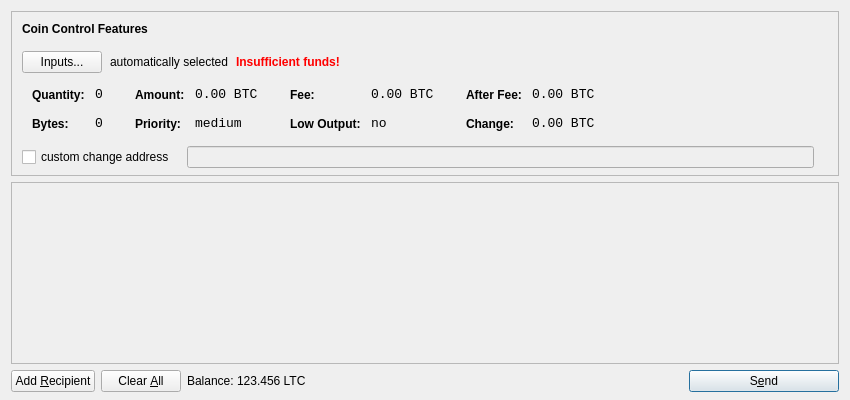
<?xml version="1.0" encoding="UTF-8"?>
<ui version="4.0">
 <class>SendCoinsDialog</class>
 <widget class="QDialog" name="SendCoinsDialog">
  <property name="geometry">
   <rect>
    <x>0</x>
    <y>0</y>
    <width>850</width>
    <height>400</height>
   </rect>
  </property>
  <property name="windowTitle">
   <string>Send Coins</string>
  </property>
  <layout class="QVBoxLayout" name="verticalLayout" stretch="0,1,0">
   <property name="bottomMargin">
    <number>8</number>
   </property>
   <item>
    <widget class="QFrame" name="frameCoinControl">
     <property name="sizePolicy">
      <sizepolicy hsizetype="Expanding" vsizetype="Expanding">
       <horstretch>0</horstretch>
       <verstretch>0</verstretch>
      </sizepolicy>
     </property>
     <property name="maximumSize">
      <size>
       <width>16777215</width>
       <height>16777215</height>
      </size>
     </property>
     <property name="frameShape">
      <enum>QFrame::StyledPanel</enum>
     </property>
     <property name="frameShadow">
      <enum>QFrame::Sunken</enum>
     </property>
     <layout class="QVBoxLayout" name="verticalLayoutCoinControl2">
      <property name="spacing">
       <number>-1</number>
      </property>
      <property name="leftMargin">
       <number>0</number>
      </property>
      <property name="topMargin">
       <number>0</number>
      </property>
      <property name="rightMargin">
       <number>0</number>
      </property>
      <property name="bottomMargin">
       <number>6</number>
      </property>
      <item>
       <layout class="QVBoxLayout" name="verticalLayoutCoinControl" stretch="0,0,0,0,1">
        <property name="spacing">
         <number>0</number>
        </property>
        <property name="leftMargin">
         <number>10</number>
        </property>
        <property name="topMargin">
         <number>10</number>
        </property>
        <item>
         <layout class="QHBoxLayout" name="horizontalLayoutCoinControl1">
          <property name="bottomMargin">
           <number>15</number>
          </property>
          <item>
           <widget class="QLabel" name="labelCoinControlFeatures">
            <property name="sizePolicy">
             <sizepolicy hsizetype="Preferred" vsizetype="Maximum">
              <horstretch>0</horstretch>
              <verstretch>0</verstretch>
             </sizepolicy>
            </property>
            <property name="font">
             <font>
              <weight>75</weight>
              <bold>true</bold>
             </font>
            </property>
            <property name="styleSheet">
             <string notr="true">font-weight:bold;</string>
            </property>
            <property name="text">
             <string>Coin Control Features</string>
            </property>
           </widget>
          </item>
         </layout>
        </item>
        <item>
         <layout class="QHBoxLayout" name="horizontalLayoutCoinControl2" stretch="0,0,0,0">
          <property name="spacing">
           <number>8</number>
          </property>
          <property name="bottomMargin">
           <number>10</number>
          </property>
          <item>
           <widget class="QPushButton" name="pushButtonCoinControl">
            <property name="styleSheet">
             <string notr="true"/>
            </property>
            <property name="text">
             <string>Inputs...</string>
            </property>
           </widget>
          </item>
          <item>
           <widget class="QLabel" name="labelCoinControlAutomaticallySelected">
            <property name="text">
             <string>automatically selected</string>
            </property>
            <property name="margin">
             <number>5</number>
            </property>
           </widget>
          </item>
          <item>
           <widget class="QLabel" name="labelCoinControlInsuffFunds">
            <property name="font">
             <font>
              <weight>75</weight>
              <bold>true</bold>
             </font>
            </property>
            <property name="styleSheet">
             <string notr="true">color:red;font-weight:bold;</string>
            </property>
            <property name="text">
             <string>Insufficient funds!</string>
            </property>
            <property name="margin">
             <number>5</number>
            </property>
           </widget>
          </item>
          <item>
           <spacer name="horizontalSpacerCoinControl">
            <property name="orientation">
             <enum>Qt::Horizontal</enum>
            </property>
            <property name="sizeHint" stdset="0">
             <size>
              <width>40</width>
              <height>1</height>
             </size>
            </property>
           </spacer>
          </item>
         </layout>
        </item>
        <item>
         <widget class="QWidget" name="widgetCoinControl" native="true">
          <property name="sizePolicy">
           <sizepolicy hsizetype="Preferred" vsizetype="Preferred">
            <horstretch>0</horstretch>
            <verstretch>0</verstretch>
           </sizepolicy>
          </property>
          <property name="minimumSize">
           <size>
            <width>0</width>
            <height>0</height>
           </size>
          </property>
          <property name="styleSheet">
           <string notr="true"/>
          </property>
          <layout class="QHBoxLayout" name="horizontalLayoutCoinControl5">
           <property name="margin">
            <number>0</number>
           </property>
           <item>
            <layout class="QHBoxLayout" name="horizontalLayoutCoinControl3" stretch="0,0,0,1">
             <property name="spacing">
              <number>20</number>
             </property>
             <property name="topMargin">
              <number>0</number>
             </property>
             <property name="bottomMargin">
              <number>10</number>
             </property>
             <item>
              <layout class="QFormLayout" name="formLayoutCoinControl1">
               <property name="horizontalSpacing">
                <number>10</number>
               </property>
               <property name="verticalSpacing">
                <number>14</number>
               </property>
               <property name="leftMargin">
                <number>10</number>
               </property>
               <property name="topMargin">
                <number>4</number>
               </property>
               <property name="rightMargin">
                <number>6</number>
               </property>
               <item row="0" column="0">
                <widget class="QLabel" name="labelCoinControlQuantityText">
                 <property name="styleSheet">
                  <string notr="true">font-weight:bold;</string>
                 </property>
                 <property name="text">
                  <string>Quantity:</string>
                 </property>
                 <property name="margin">
                  <number>0</number>
                 </property>
                </widget>
               </item>
               <item row="0" column="1">
                <widget class="QLabel" name="labelCoinControlQuantity">
                 <property name="font">
                  <font>
                   <family>Monospace</family>
                   <pointsize>10</pointsize>
                  </font>
                 </property>
                 <property name="cursor">
                  <cursorShape>IBeamCursor</cursorShape>
                 </property>
                 <property name="contextMenuPolicy">
                  <enum>Qt::ActionsContextMenu</enum>
                 </property>
                 <property name="text">
                  <string notr="true">0</string>
                 </property>
                 <property name="margin">
                  <number>0</number>
                 </property>
                 <property name="textInteractionFlags">
                  <set>Qt::LinksAccessibleByMouse|Qt::TextSelectableByKeyboard|Qt::TextSelectableByMouse</set>
                 </property>
                </widget>
               </item>
               <item row="1" column="0">
                <widget class="QLabel" name="labelCoinControlBytesText">
                 <property name="styleSheet">
                  <string notr="true">font-weight:bold;</string>
                 </property>
                 <property name="text">
                  <string>Bytes:</string>
                 </property>
                </widget>
               </item>
               <item row="1" column="1">
                <widget class="QLabel" name="labelCoinControlBytes">
                 <property name="font">
                  <font>
                   <family>Monospace</family>
                   <pointsize>10</pointsize>
                  </font>
                 </property>
                 <property name="cursor">
                  <cursorShape>IBeamCursor</cursorShape>
                 </property>
                 <property name="contextMenuPolicy">
                  <enum>Qt::ActionsContextMenu</enum>
                 </property>
                 <property name="text">
                  <string notr="true">0</string>
                 </property>
                 <property name="textInteractionFlags">
                  <set>Qt::LinksAccessibleByMouse|Qt::TextSelectableByKeyboard|Qt::TextSelectableByMouse</set>
                 </property>
                </widget>
               </item>
              </layout>
             </item>
             <item>
              <layout class="QFormLayout" name="formLayoutCoinControl2">
               <property name="horizontalSpacing">
                <number>10</number>
               </property>
               <property name="verticalSpacing">
                <number>14</number>
               </property>
               <property name="leftMargin">
                <number>6</number>
               </property>
               <property name="topMargin">
                <number>4</number>
               </property>
               <property name="rightMargin">
                <number>6</number>
               </property>
               <item row="0" column="0">
                <widget class="QLabel" name="labelCoinControlAmountText">
                 <property name="styleSheet">
                  <string notr="true">font-weight:bold;</string>
                 </property>
                 <property name="text">
                  <string>Amount:</string>
                 </property>
                 <property name="margin">
                  <number>0</number>
                 </property>
                </widget>
               </item>
               <item row="0" column="1">
                <widget class="QLabel" name="labelCoinControlAmount">
                 <property name="font">
                  <font>
                   <family>Monospace</family>
                   <pointsize>10</pointsize>
                  </font>
                 </property>
                 <property name="cursor">
                  <cursorShape>IBeamCursor</cursorShape>
                 </property>
                 <property name="contextMenuPolicy">
                  <enum>Qt::ActionsContextMenu</enum>
                 </property>
                 <property name="text">
                  <string notr="true">0.00 BTC</string>
                 </property>
                 <property name="textInteractionFlags">
                  <set>Qt::LinksAccessibleByMouse|Qt::TextSelectableByKeyboard|Qt::TextSelectableByMouse</set>
                 </property>
                </widget>
               </item>
               <item row="1" column="0">
                <widget class="QLabel" name="labelCoinControlPriorityText">
                 <property name="styleSheet">
                  <string notr="true">font-weight:bold;</string>
                 </property>
                 <property name="text">
                  <string>Priority:</string>
                 </property>
                </widget>
               </item>
               <item row="1" column="1">
                <widget class="QLabel" name="labelCoinControlPriority">
                 <property name="font">
                  <font>
                   <family>Monospace</family>
                   <pointsize>10</pointsize>
                  </font>
                 </property>
                 <property name="cursor">
                  <cursorShape>IBeamCursor</cursorShape>
                 </property>
                 <property name="contextMenuPolicy">
                  <enum>Qt::ActionsContextMenu</enum>
                 </property>
                 <property name="text">
                  <string>medium</string>
                 </property>
                 <property name="textInteractionFlags">
                  <set>Qt::LinksAccessibleByMouse|Qt::TextSelectableByKeyboard|Qt::TextSelectableByMouse</set>
                 </property>
                </widget>
               </item>
              </layout>
             </item>
             <item>
              <layout class="QFormLayout" name="formLayoutCoinControl3">
               <property name="horizontalSpacing">
                <number>10</number>
               </property>
               <property name="verticalSpacing">
                <number>14</number>
               </property>
               <property name="leftMargin">
                <number>6</number>
               </property>
               <property name="topMargin">
                <number>4</number>
               </property>
               <property name="rightMargin">
                <number>6</number>
               </property>
               <item row="0" column="0">
                <widget class="QLabel" name="labelCoinControlFeeText">
                 <property name="styleSheet">
                  <string notr="true">font-weight:bold;</string>
                 </property>
                 <property name="text">
                  <string>Fee:</string>
                 </property>
                 <property name="margin">
                  <number>0</number>
                 </property>
                </widget>
               </item>
               <item row="0" column="1">
                <widget class="QLabel" name="labelCoinControlFee">
                 <property name="font">
                  <font>
                   <family>Monospace</family>
                   <pointsize>10</pointsize>
                  </font>
                 </property>
                 <property name="cursor">
                  <cursorShape>IBeamCursor</cursorShape>
                 </property>
                 <property name="contextMenuPolicy">
                  <enum>Qt::ActionsContextMenu</enum>
                 </property>
                 <property name="text">
                  <string notr="true">0.00 BTC</string>
                 </property>
                 <property name="textInteractionFlags">
                  <set>Qt::LinksAccessibleByMouse|Qt::TextSelectableByKeyboard|Qt::TextSelectableByMouse</set>
                 </property>
                </widget>
               </item>
               <item row="1" column="0">
                <widget class="QLabel" name="labelCoinControlLowOutputText">
                 <property name="styleSheet">
                  <string notr="true">font-weight:bold;</string>
                 </property>
                 <property name="text">
                  <string>Low Output:</string>
                 </property>
                </widget>
               </item>
               <item row="1" column="1">
                <widget class="QLabel" name="labelCoinControlLowOutput">
                 <property name="font">
                  <font>
                   <family>Monospace</family>
                   <pointsize>10</pointsize>
                  </font>
                 </property>
                 <property name="cursor">
                  <cursorShape>IBeamCursor</cursorShape>
                 </property>
                 <property name="contextMenuPolicy">
                  <enum>Qt::ActionsContextMenu</enum>
                 </property>
                 <property name="text">
                  <string>no</string>
                 </property>
                 <property name="textInteractionFlags">
                  <set>Qt::LinksAccessibleByMouse|Qt::TextSelectableByKeyboard|Qt::TextSelectableByMouse</set>
                 </property>
                </widget>
               </item>
              </layout>
             </item>
             <item>
              <layout class="QFormLayout" name="formLayoutCoinControl4">
               <property name="horizontalSpacing">
                <number>10</number>
               </property>
               <property name="verticalSpacing">
                <number>14</number>
               </property>
               <property name="leftMargin">
                <number>6</number>
               </property>
               <property name="topMargin">
                <number>4</number>
               </property>
               <property name="rightMargin">
                <number>6</number>
               </property>
               <item row="0" column="0">
                <widget class="QLabel" name="labelCoinControlAfterFeeText">
                 <property name="styleSheet">
                  <string notr="true">font-weight:bold;</string>
                 </property>
                 <property name="text">
                  <string>After Fee:</string>
                 </property>
                 <property name="margin">
                  <number>0</number>
                 </property>
                </widget>
               </item>
               <item row="0" column="1">
                <widget class="QLabel" name="labelCoinControlAfterFee">
                 <property name="font">
                  <font>
                   <family>Monospace</family>
                   <pointsize>10</pointsize>
                  </font>
                 </property>
                 <property name="cursor">
                  <cursorShape>IBeamCursor</cursorShape>
                 </property>
                 <property name="contextMenuPolicy">
                  <enum>Qt::ActionsContextMenu</enum>
                 </property>
                 <property name="text">
                  <string notr="true">0.00 BTC</string>
                 </property>
                 <property name="textInteractionFlags">
                  <set>Qt::LinksAccessibleByMouse|Qt::TextSelectableByKeyboard|Qt::TextSelectableByMouse</set>
                 </property>
                </widget>
               </item>
               <item row="1" column="0">
                <widget class="QLabel" name="labelCoinControlChangeText">
                 <property name="styleSheet">
                  <string notr="true">font-weight:bold;</string>
                 </property>
                 <property name="text">
                  <string>Change:</string>
                 </property>
                </widget>
               </item>
               <item row="1" column="1">
                <widget class="QLabel" name="labelCoinControlChange">
                 <property name="font">
                  <font>
                   <family>Monospace</family>
                   <pointsize>10</pointsize>
                  </font>
                 </property>
                 <property name="cursor">
                  <cursorShape>IBeamCursor</cursorShape>
                 </property>
                 <property name="contextMenuPolicy">
                  <enum>Qt::ActionsContextMenu</enum>
                 </property>
                 <property name="text">
                  <string notr="true">0.00 BTC</string>
                 </property>
                 <property name="textInteractionFlags">
                  <set>Qt::LinksAccessibleByMouse|Qt::TextSelectableByKeyboard|Qt::TextSelectableByMouse</set>
                 </property>
                </widget>
               </item>
              </layout>
             </item>
            </layout>
           </item>
          </layout>
         </widget>
        </item>
        <item>
         <layout class="QHBoxLayout" name="horizontalLayoutCoinControl4" stretch="0,0,0">
          <property name="spacing">
           <number>12</number>
          </property>
          <property name="sizeConstraint">
           <enum>QLayout::SetDefaultConstraint</enum>
          </property>
          <property name="topMargin">
           <number>5</number>
          </property>
          <property name="rightMargin">
           <number>5</number>
          </property>
          <item>
           <widget class="QCheckBox" name="checkBoxCoinControlChange">
            <property name="text">
             <string>custom change address</string>
            </property>
           </widget>
          </item>
          <item>
           <widget class="QLineEdit" name="lineEditCoinControlChange">
            <property name="enabled">
             <bool>false</bool>
            </property>
            <property name="sizePolicy">
             <sizepolicy hsizetype="Expanding" vsizetype="Fixed">
              <horstretch>0</horstretch>
              <verstretch>0</verstretch>
             </sizepolicy>
            </property>
           </widget>
          </item>
          <item>
           <widget class="QLabel" name="labelCoinControlChangeLabel">
            <property name="sizePolicy">
             <sizepolicy hsizetype="Preferred" vsizetype="Expanding">
              <horstretch>0</horstretch>
              <verstretch>0</verstretch>
             </sizepolicy>
            </property>
            <property name="minimumSize">
             <size>
              <width>0</width>
              <height>0</height>
             </size>
            </property>
            <property name="text">
             <string/>
            </property>
            <property name="margin">
             <number>3</number>
            </property>
           </widget>
          </item>
         </layout>
        </item>
        <item>
         <spacer name="verticalSpacerCoinControl">
          <property name="orientation">
           <enum>Qt::Vertical</enum>
          </property>
          <property name="sizeHint" stdset="0">
           <size>
            <width>800</width>
            <height>1</height>
           </size>
          </property>
         </spacer>
        </item>
       </layout>
      </item>
     </layout>
    </widget>
   </item>
   <item>
    <widget class="QScrollArea" name="scrollArea">
     <property name="widgetResizable">
      <bool>true</bool>
     </property>
     <widget class="QWidget" name="scrollAreaWidgetContents">
      <property name="geometry">
       <rect>
        <x>0</x>
        <y>0</y>
        <width>830</width>
        <height>165</height>
       </rect>
      </property>
      <layout class="QVBoxLayout" name="verticalLayout_2">
       <property name="margin">
        <number>0</number>
       </property>
       <item>
        <layout class="QVBoxLayout" name="entries">
         <property name="spacing">
          <number>6</number>
         </property>
        </layout>
       </item>
       <item>
        <spacer name="verticalSpacer">
         <property name="orientation">
          <enum>Qt::Vertical</enum>
         </property>
         <property name="sizeHint" stdset="0">
          <size>
           <width>20</width>
           <height>40</height>
          </size>
         </property>
        </spacer>
       </item>
      </layout>
     </widget>
    </widget>
   </item>
   <item>
    <layout class="QHBoxLayout" name="horizontalLayout">
     <item>
      <widget class="QPushButton" name="addButton">
       <property name="toolTip">
        <string>Send to multiple recipients at once</string>
       </property>
       <property name="text">
        <string>Add &amp;Recipient</string>
       </property>
       <property name="icon">
        <iconset resource="../bitcoin.qrc">
         <normaloff>:/icons/add</normaloff>:/icons/add</iconset>
       </property>
       <property name="autoDefault">
        <bool>false</bool>
       </property>
      </widget>
     </item>
     <item>
      <widget class="QPushButton" name="clearButton">
       <property name="sizePolicy">
        <sizepolicy hsizetype="Minimum" vsizetype="Fixed">
         <horstretch>0</horstretch>
         <verstretch>0</verstretch>
        </sizepolicy>
       </property>
       <property name="toolTip">
        <string>Remove all transaction fields</string>
       </property>
       <property name="text">
        <string>Clear &amp;All</string>
       </property>
       <property name="icon">
        <iconset resource="../bitcoin.qrc">
         <normaloff>:/icons/remove</normaloff>:/icons/remove</iconset>
       </property>
       <property name="autoRepeatDelay">
        <number>300</number>
       </property>
       <property name="autoDefault">
        <bool>false</bool>
       </property>
      </widget>
     </item>
     <item>
      <layout class="QHBoxLayout" name="horizontalLayout_2">
       <property name="spacing">
        <number>3</number>
       </property>
       <item>
        <widget class="QLabel" name="label">
         <property name="text">
          <string>Balance:</string>
         </property>
        </widget>
       </item>
       <item>
        <widget class="QLabel" name="labelBalance">
         <property name="cursor">
          <cursorShape>IBeamCursor</cursorShape>
         </property>
         <property name="text">
          <string>123.456 LTC</string>
         </property>
         <property name="textInteractionFlags">
          <set>Qt::LinksAccessibleByMouse|Qt::TextSelectableByKeyboard|Qt::TextSelectableByMouse</set>
         </property>
        </widget>
       </item>
      </layout>
     </item>
     <item>
      <spacer name="horizontalSpacer">
       <property name="orientation">
        <enum>Qt::Horizontal</enum>
       </property>
       <property name="sizeHint" stdset="0">
        <size>
         <width>40</width>
         <height>20</height>
        </size>
       </property>
      </spacer>
     </item>
     <item>
      <widget class="QPushButton" name="sendButton">
       <property name="minimumSize">
        <size>
         <width>150</width>
         <height>0</height>
        </size>
       </property>
       <property name="toolTip">
        <string>Confirm the send action</string>
       </property>
       <property name="text">
        <string>S&amp;end</string>
       </property>
       <property name="icon">
        <iconset resource="../bitcoin.qrc">
         <normaloff>:/icons/send</normaloff>:/icons/send</iconset>
       </property>
       <property name="default">
        <bool>true</bool>
       </property>
      </widget>
     </item>
    </layout>
   </item>
  </layout>
 </widget>
 <resources>
  <include location="../bitcoin.qrc"/>
 </resources>
 <connections/>
</ui>
